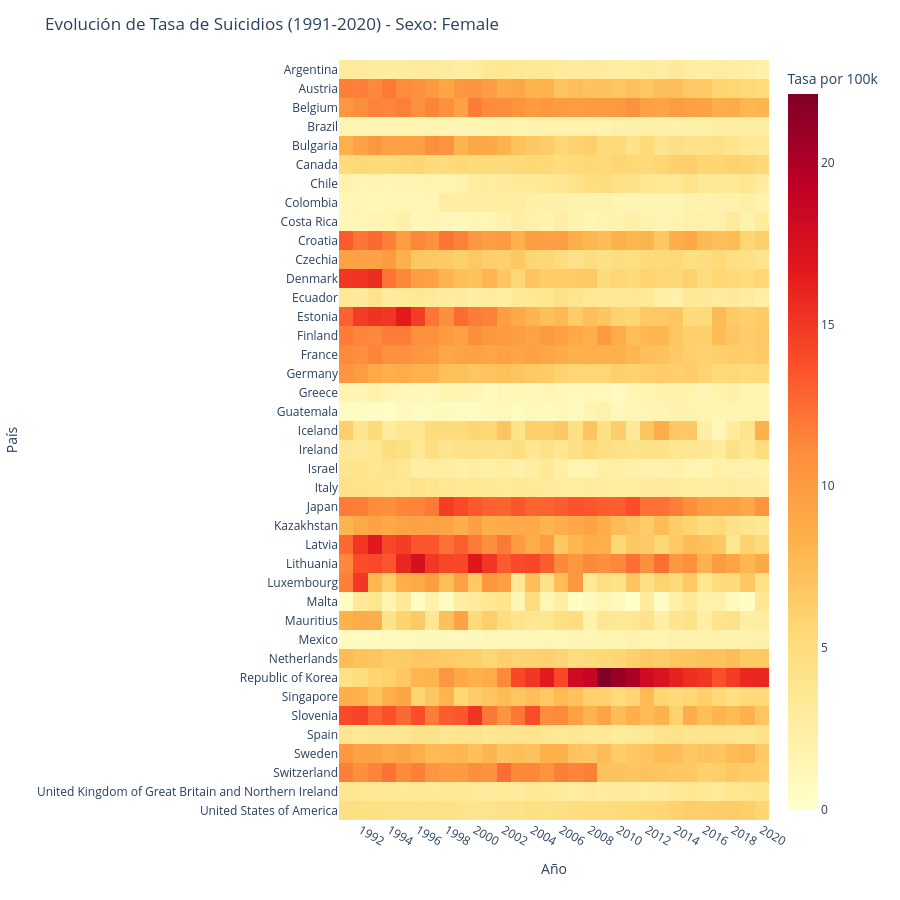

Notebook source saved alongside this figure:
### Markdown cell above
Mujeres

### Code cell
SEXO = "Female"

df_head_m = df_final[df_final["sexo"] == SEXO]

df_pivot_m = df_head_m.pivot(index="pais", columns="anio", values="tasa_suicidio_genero_100k")

fig = px.imshow(
    df_pivot_m,  
    labels=dict(x="Año", y="País", color="Tasa por 100k"),
    x=df_pivot_m.columns,
    y=df_pivot_m.index,
    color_continuous_scale="YlOrRd",
    aspect="auto"
)

# Ajustamos el diseño para que la altura se adapte a los 40 países
fig.update_layout(
    title=f"Evolución de Tasa de Suicidios (1991-2020) - Sexo: {SEXO}",
    height=900,  
    xaxis_nticks=30,  
    yaxis=dict(tickmode='linear')  
)

fig.show()

### Figure 1 — Plotly figure (JSON) as saved in the notebook; plotly's stock layout.template omitted (floating-point values rounded to 4 significant figures; data arrays with more than 128 entries replaced by an {"elided": "..."} marker saying what was removed)
{"data": [{"coloraxis": "coloraxis", "hovertemplate": "Año: %{x}<br>País: %{y}<br>Tasa por 100k: %{z}<extra></extra>", "name": "0", "type": "heatmap", "x": [1991, 1992, 1993, 1994, 1995, 1996, 1997, 1998, 1999, 2000, 2001, 2002, 2003, 2004, 2005, 2006, 2007, 2008, 2009, 2010, 2011, 2012, 2013, 2014, 2015, 2016, 2017, 2018, 2019, 2020], "xaxis": "x", "y": ["Argentina", "Austria", "Belgium", "Brazil", "Bulgaria", "Canada", "Chile", "Colombia", "Costa Rica", "Croatia", "Czechia", "Denmark", "Ecuador", "Estonia", "Finland", "France", "Germany", "Greece", "Guatemala", "Iceland", "Ireland", "Israel", "Italy", "Japan", "Kazakhstan", "Latvia", "Lithuania", "Luxembourg", "Malta", "Mauritius", "Mexico", "Netherlands", "Republic of Korea", "Singapore", "Slovenia", "Spain", "Sweden", "Switzerland", "United Kingdom of Great Britain and Northern Ireland", "United States of America"], "yaxis": "y", "z": {"elided": "40x30 float values"}}], "layout": {"coloraxis": {"colorbar": {"title": {"text": "Tasa por 100k"}}, "colorscale": [[0, "rgb(255,255,204)"], [0.125, "rgb(255,237,160)"], [0.25, "rgb(254,217,118)"], [0.375, "rgb(254,178,76)"], [0.5, "rgb(253,141,60)"], [0.625, "rgb(252,78,42)"], [0.75, "rgb(227,26,28)"], [0.875, "rgb(189,0,38)"], [1, "rgb(128,0,38)"]]}, "height": 900, "margin": {"t": 60}, "title": {"text": "Evolución de Tasa de Suicidios (1991-2020) - Sexo: Female"}, "xaxis": {"anchor": "y", "domain": [0, 1], "nticks": 30, "title": {"text": "Año"}}, "yaxis": {"anchor": "x", "autorange": "reversed", "domain": [0, 1], "tickmode": "linear", "title": {"text": "País"}}}}
